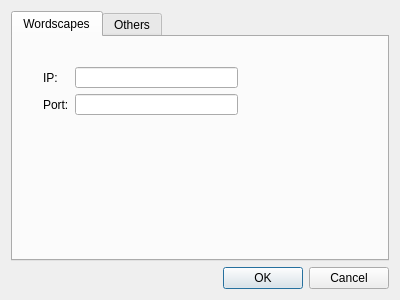
<?xml version="1.0" encoding="UTF-8"?>
<ui version="4.0">
 <class>Setting</class>
 <widget class="QDialog" name="Setting">
  <property name="geometry">
   <rect>
    <x>0</x>
    <y>0</y>
    <width>400</width>
    <height>300</height>
   </rect>
  </property>
  <property name="windowTitle">
   <string>Dialog</string>
  </property>
  <layout class="QGridLayout" name="gridLayout_2">
   <item row="0" column="0">
    <widget class="QTabWidget" name="tabWidget">
     <property name="currentIndex">
      <number>0</number>
     </property>
     <widget class="QWidget" name="tab_wordscapes">
      <attribute name="title">
       <string>Wordscapes</string>
      </attribute>
      <widget class="QWidget" name="">
       <property name="geometry">
        <rect>
         <x>30</x>
         <y>30</y>
         <width>195</width>
         <height>48</height>
        </rect>
       </property>
       <layout class="QGridLayout" name="gridLayout">
        <item row="0" column="0">
         <widget class="QLabel" name="lbl_wordscapes_ip">
          <property name="text">
           <string>IP:</string>
          </property>
         </widget>
        </item>
        <item row="0" column="1">
         <widget class="QLineEdit" name="le_wordscapes_ip"/>
        </item>
        <item row="1" column="0">
         <widget class="QLabel" name="lbl_wordscapes_port">
          <property name="text">
           <string>Port:</string>
          </property>
         </widget>
        </item>
        <item row="1" column="1">
         <widget class="QLineEdit" name="le_wordscapes_port"/>
        </item>
       </layout>
      </widget>
     </widget>
     <widget class="QWidget" name="tab_2">
      <attribute name="title">
       <string>Others</string>
      </attribute>
     </widget>
    </widget>
   </item>
   <item row="1" column="0">
    <widget class="QDialogButtonBox" name="buttonBox">
     <property name="orientation">
      <enum>Qt::Horizontal</enum>
     </property>
     <property name="standardButtons">
      <set>QDialogButtonBox::Cancel|QDialogButtonBox::Ok</set>
     </property>
    </widget>
   </item>
  </layout>
 </widget>
 <resources/>
 <connections>
  <connection>
   <sender>buttonBox</sender>
   <signal>accepted()</signal>
   <receiver>Setting</receiver>
   <slot>accept()</slot>
   <hints>
    <hint type="sourcelabel">
     <x>248</x>
     <y>254</y>
    </hint>
    <hint type="destinationlabel">
     <x>157</x>
     <y>274</y>
    </hint>
   </hints>
  </connection>
  <connection>
   <sender>buttonBox</sender>
   <signal>rejected()</signal>
   <receiver>Setting</receiver>
   <slot>reject()</slot>
   <hints>
    <hint type="sourcelabel">
     <x>316</x>
     <y>260</y>
    </hint>
    <hint type="destinationlabel">
     <x>286</x>
     <y>274</y>
    </hint>
   </hints>
  </connection>
 </connections>
</ui>
